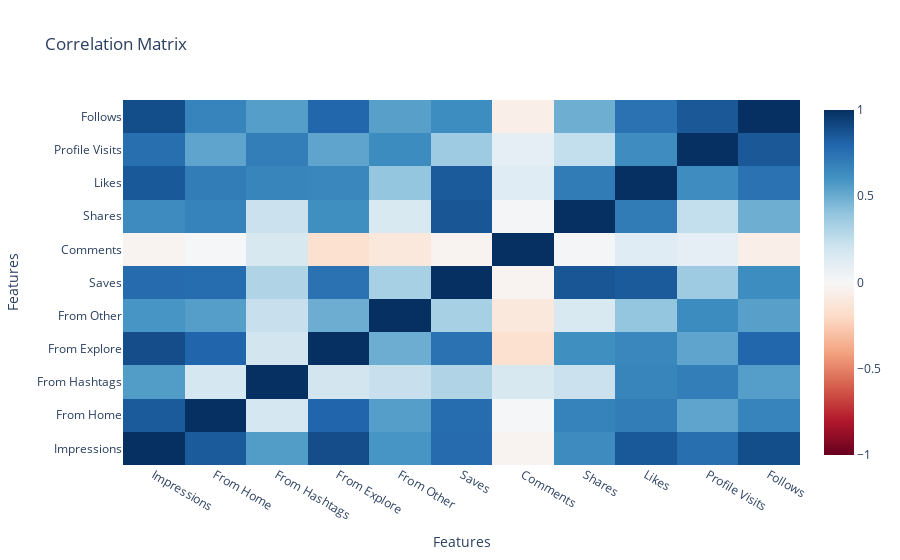

The cell this chart's notebook holds for it:
### Code cell
# Now let’s have a look at the correlation between all the features:
# Select only numeric columns for correlation calculation
numeric_data = data.select_dtypes(include=['number'])
corr_matrix = numeric_data.corr()

fig = go.Figure(data=go.Heatmap(z=corr_matrix.values,
                               x=corr_matrix.columns,
                               y=corr_matrix.index,
                               colorscale='RdBu',
                               zmin=-1,
                               zmax=1))

fig.update_layout(title='Correlation Matrix',
                  xaxis_title='Features',
                  yaxis_title='Features')

fig.show()

### Figure 1 — Plotly figure (JSON) as saved in the notebook; plotly's stock layout.template omitted (floating-point values rounded to 4 significant figures)
{"data": [{"colorscale": [[0, "rgb(103,0,31)"], [0.1, "rgb(178,24,43)"], [0.2, "rgb(214,96,77)"], [0.3, "rgb(244,165,130)"], [0.4, "rgb(253,219,199)"], [0.5, "rgb(247,247,247)"], [0.6, "rgb(209,229,240)"], [0.7, "rgb(146,197,222)"], [0.8, "rgb(67,147,195)"], [0.9, "rgb(33,102,172)"], [1, "rgb(5,48,97)"]], "type": "heatmap", "x": ["Impressions", "From Home", "From Hashtags", "From Explore", "From Other", "Saves", "Comments", "Shares", "Likes", "Profile Visits", "Follows"], "y": ["Impressions", "From Home", "From Hashtags", "From Explore", "From Other", "Saves", "Comments", "Shares", "Likes", "Profile Visits", "Follows"], "z": [[1.0, 0.8447, 0.5608, 0.8936, 0.593, 0.7792, -0.02852, 0.6347, 0.8498, 0.761, 0.8894], [0.8447, 1.0, 0.1775, 0.8006, 0.5557, 0.7688, 0.01272, 0.675, 0.6983, 0.5311, 0.6727], [0.5608, 0.1775, 1.0, 0.1905, 0.2296, 0.3059, 0.1614, 0.2195, 0.6621, 0.6913, 0.5555], [0.8936, 0.8006, 0.1905, 1.0, 0.4957, 0.7478, -0.1586, 0.6157, 0.6537, 0.5319, 0.796], [0.593, 0.5557, 0.2296, 0.4957, 1.0, 0.3319, -0.1087, 0.1568, 0.3935, 0.6331, 0.5467], [0.7792, 0.7688, 0.3059, 0.7478, 0.3319, 1.0, -0.02691, 0.8603, 0.8456, 0.3606, 0.6285], [-0.02852, 0.01272, 0.1614, -0.1586, -0.1087, -0.02691, 1.0, 0.01693, 0.1236, 0.09671, -0.06063], [0.6347, 0.675, 0.2195, 0.6157, 0.1568, 0.8603, 0.01693, 1.0, 0.7078, 0.2454, 0.4931], [0.8498, 0.6983, 0.6621, 0.6537, 0.3935, 0.8456, 0.1236, 0.7078, 1.0, 0.6261, 0.7463], [0.761, 0.5311, 0.6913, 0.5319, 0.6331, 0.3606, 0.09671, 0.2454, 0.6261, 1.0, 0.8532], [0.8894, 0.6727, 0.5555, 0.796, 0.5467, 0.6285, -0.06063, 0.4931, 0.7463, 0.8532, 1.0]], "zmax": 1, "zmin": -1}], "layout": {"title": {"text": "Correlation Matrix"}, "xaxis": {"title": {"text": "Features"}}, "yaxis": {"title": {"text": "Features"}}}}
